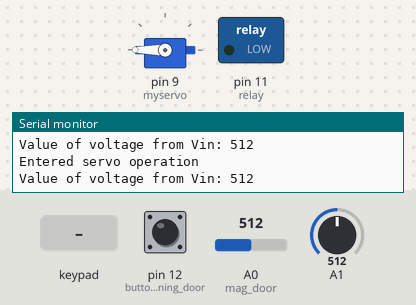
Recording of a sketch running on a simulated Arduino Uno, built with avr-gcc and run on an emulated ATmega328P. Shown: servo, switched loads named in the sketch (green lamp = pin HIGH), the last lines printed to the serial monitor. The test bench sets the inputs (shaded band); at power-on: A1 = 512, A0 (mag_door) = 512, pin 12 (button_for_opening_door) LOW.

Above: at 1.2 s.
1.3 s: A1 set to 490
2.8 s: A0 (mag_door) set to 999
5.8 s: A0 (mag_door) set to 1011
At 7.5 s:
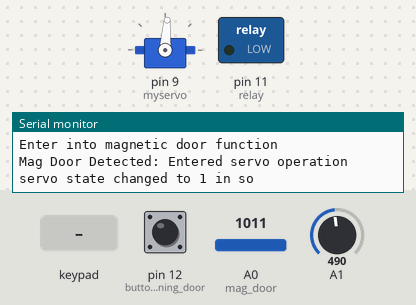
7.8 s: pin 12 (button_for_opening_door) pulled HIGH for 3.2 s
At 9.61 s:
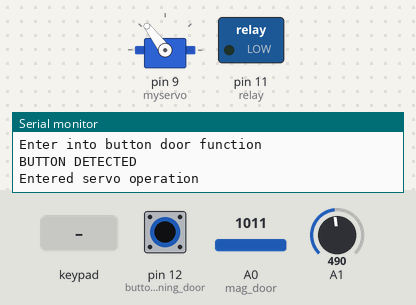
12.5 s: key '1' pressed
15.5 s: keypad keys 1 0 8 7 6 pressed 0.4 s apart
Timing chart, 0 to 18.5 s (numbered marks = the images above; inputs shaded):
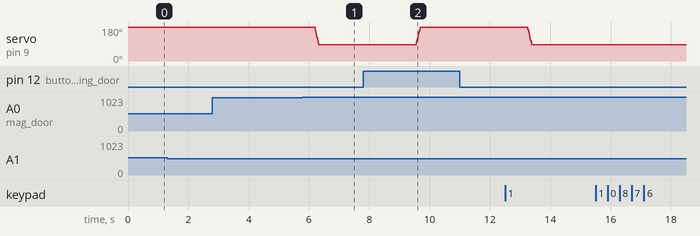

The sketch:

FINAL_PROJECT.ino
```cpp
#include <Keypad.h>
#include <Servo.h>
#include<String.h>
int pos = 0,i=0,apin,button;
 String pass="66";
 int mag_value;
Servo myservo;
const byte ROWS = 4; //four rows
const byte COLS = 4; //four columns
String temp_pass="";
char keys[ROWS][COLS] = {
  {'1','2','3','A'},
  {'4','5','6','B'},
  {'7','8','9','C'},
  {'*','0','#','D'}
};

byte rowPins[ROWS] = {10, 8, 7, 6}; //connect to the row pinouts of the keypad
byte colPins[COLS] = {5, 4, 3, 2}; //connect to the column pinouts of the keypad
int servo_state=0;
//Create an object of keypad
Keypad keypad = Keypad( makeKeymap(keys), rowPins, colPins, ROWS, COLS );

void setup(){
  pinMode(12,INPUT);//button for opening door
  Serial.begin(9600);
   myservo.attach(9);
   myservo.write(180);//servo_state=0 signifies 180 degree position aka Lock is open
   pinMode(11,OUTPUT);//relay
   digitalWrite(11,LOW);
}

void loop(){

  delay(50);
 i=0;
char key;
 temp_pass="";


  //Mechanism to operate door as per inputs


while(i!=2){
  delay(50);
  //If arduino operated with battery then goto servo operation else continue

    checkPower:{
      apin=analogRead(A1);
      Serial.print("Value of voltage from Vin: ");
      Serial.println(apin);
  if(apin>=500)
  {
    delay(50);


    apin=analogRead(A1);
    if(apin>=500){
    servo_operation();
    goto checkPower;
    delay(3000);}
  }
  }

//Using button at back

  button=digitalRead(12);
  Serial.print("Button: ");
Serial.println(button);


  if(button==1){
     but_func();

  }
  // Checking for the mc38 Sensors

  mag_value=analogRead(A0);
  Serial.print("magnetic value analog: ");
  Serial.println(mag_value);
  if(mag_value>1010 && servo_state==0){

    mag_door();

  }
  if(temp_pass==pass){
    Serial.println("Magnetic door detetcted");
    break;
  }

  //Checking inputs from keypad

   key = keypad.getKey();
   if(key=='A'){
    Serial.println("Reset!");
    break;
   }
  if(key){
     Serial.println("Button Pressed.");
    temp_pass+=key;
  i++;
  }
}

Serial.print("Password Till Now: ");
Serial.println(temp_pass);
  if(pass==temp_pass){
    Serial.println("Pass macthed");
    servo_operation();
    }
  else{
    Serial.println("Wrong Password, Get lost you Theif!");
  }

}

// Function to check for mc38 response

void mag_door(){
  Serial.println("Enter into magnetic door function");
 int k=0;
 while(k!=5){
    mag_value=analogRead(A0);

  if(mag_value>1010){
    k++;
    delay(20);
  }
  else{
    k=0;
    break;
  }
 }
 if(k==5){
   Serial.print("Mag Door Detected: ");
   if(servo_state==0){
    delay(150);
    servo_operation();
   }

 }
}
void but_func(){

   Serial.println("Enter into button door function");
 int k=0;
 while(k!=5){
    button=digitalRead(12);

  if(button==1){
    k++;
    delay(10);
  }
  else{
    k=0;
    break;
  }
 }
 if(k==5){
  Serial.println("BUTTON DETECTED");


 servo_operation();
 delay(200);
 }
}
void servo_operation()
{
  Serial.println("Entered servo operation");
  apin=analogRead(A1);
  if((servo_state==000)&& (apin<=500)){// the lock will close only when it is powered by 5V DC Micro USB and not when powered by battery

       for (pos = 180; pos >= 85; pos -= 2) { // goes from 180 degrees to 85 degrees
    myservo.write(pos);              // tell servo to go to position in variable 'pos'
    delay(3);                       // waits 15ms for the servo to reach the position
                        // to delay the loop so that the magnetic door sensor does not sense the door and close the lock
  }
  delay(100);
  servo_state=1;
  Serial.println("servo state changed to 1 in so");
  delay(3000);
    }
        else if(servo_state==1){
       for (pos = 85; pos <= 180; pos += 2) { // goes from 85 degrees to 180 degrees
    myservo.write(pos);              // tell servo to go to position in variable 'pos'
    delay(3);                       // waits 15ms for the servo to reach the position
  }
  delay(100);
  servo_state=0;
  Serial.println("servo state changed to 0 in sMo");
 delay(3000);
    }
}
```

Measured:
- the behaviour switches between 1010 and 1011 on A0 (mag_door) (found by bisection; images 0 and 1)
- after the input at 5.8 s, servo on pin 9 (myservo): 180° → 86° after 0.38 s
- after the input at 7.8 s, servo on pin 9 (myservo): 86° → 179° after 1.7 s
